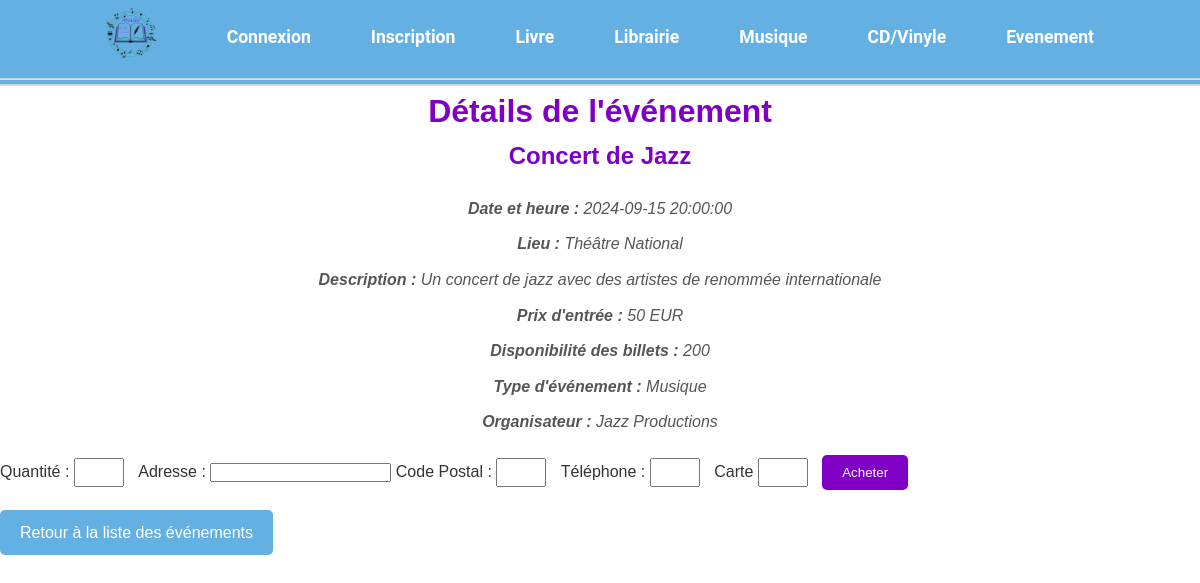
/Controllers/c_evenement.php?action=details&id=1, run on the app's committed database.
### tables this page shows
CREATE TABLE Evenement (
    id_evenement INT AUTO_INCREMENT PRIMARY KEY,
    titre VARCHAR(255) NOT NULL,
    lieu VARCHAR(255) NOT NULL,
    adresse VARCHAR(255) NOT NULL,
    date_heure DATETIME NOT NULL,
    description VARCHAR(225) NOT NULL,
    prix_entre INT NOT NULL,
    disponibilite_billets INT NOT NULL,
    type_evenement VARCHAR(225) NOT NULL,
    Organisateur_evt VARCHAR(255) NOT NULL
);

### Models/m_evenement.php (called while the page is built, shortened)
<?php
function get_event_by_id($connect, $eventId) {
    require "db_connect.php";
    $query = "SELECT * FROM Evenement WHERE id_evenement = ?";
    $stmt = $connect->prepare($query);
    $stmt->execute([$eventId]);
    return $stmt->fetch(PDO::FETCH_ASSOC);
}
?>

### Views/event-details.php (the view, shortened to what this page needs)
<!DOCTYPE html>
<html lang="fr">
<head>
    <link rel="stylesheet" type="text/css" href="../Views/Style/evenement.css">
    <link rel="stylesheet" href="..\Views\Style\page_album.css">
</head>
<body>
    <header><?php require "header.php";?></header>
        <h1>Détails de l'événement</h1>
        <div class="event-details">
            <h2><?php echo htmlspecialchars($event['titre']); ?></h2>
            <p><strong>Date et heure :</strong> <?php echo htmlspecialchars($event['date_heure']); ?></p>
            <p><strong>Lieu :</strong> <?php echo htmlspecialchars($event['lieu']); ?></p>
            <p><strong>Description :</strong> <?php echo htmlspecialchars($event['description']); ?></p>
            <p><strong>Prix d'entrée :</strong> <?php echo htmlspecialchars($event['prix_entre']); ?> EUR</p>
            <p><strong>Disponibilité des billets :</strong> <?php echo htmlspecialchars($event['disponibilite_billets']); ?></p>
            <p><strong>Type d'événement :</strong> <?php echo htmlspecialchars($event['type_evenement']); ?></p>
            <p><strong>Organisateur :</strong> <?php echo htmlspecialchars($event['Organisateur_evt']); ?></p>
            <form action="../Controllers/c_evenement.php?action=buy" method="post" class="ticket-form">
            <label for="quantity">Quantité :</label>
            <input type="number" id="quantity" name="quantity" min="1" max="<?php echo htmlspecialchars($event['disponibilite_billets']); ?>" required>
            <label for="adress"> Adresse :</label>
            <input type="text" id="adress" name="adress" required>
            <label for="code postale"> Code Postal :</label>
            <input type="number" id="code postal" name="code postal" required>
            <label for="phone">Téléphone :</label>
            <input type="number" id="phone" name="phone" pattern="[0-9]{10}" required>
            <label for="carte"> Carte </label>
            <input type="number" id="carte" name="carte" required>
                <button type="submit">Acheter</button>
            </form>
            <a href="../Controllers/c_evenement.php?action=list" class="back-button">Retour à la liste des événements</a>
        </div>
</body>
</html>

### Views/Style/evenement.css (style rules this page uses)
body { font-family: Arial, sans-serif; background-color: #f4f4f4; margin: 0; padding: 0; }
h1 { color: #333; text-align: center; }
h1, h2 { color: #333; }
.event-details { margin-bottom: 20px; }
.event-details p { font-size: 16px; color: #555; }
.ticket-form { margin-top: 20px; }
.ticket-form label { font-size: 16px; }
.ticket-form input[type="number"] { width: 50px; padding: 5px; margin-right: 10px; }
.ticket-form button { background-color:#7F00C4 ; color: white; padding: 10px 20px; border: none; border-radius: 5px; cursor: pointer; transition: background-color 0.3s; }
.back-button { display: inline-block; background-color: #64b0e2; color: white; padding: 10px 20px; margin-top: 20px; border: none; border-radius: 5px; text-decoration: none; font-size: 16px; transition: background-color 0.3s; }

### Views/Style/page_album.css (style rules this page uses)
header { background-color: white; padding: 10px 20px; border-bottom: 1px solid rgb(222, 222, 222); }

### Views/Style/page_accueil.css (style rules this page uses)
* { margin: 0; padding: 0; box-sizing: border-box; }
body { font-family: Arial, sans-serif; background-color: white; color: #333; overflow-x: hidden; line-height: 1.6; }
header { background-color: #64b0e2 ; color: white; padding: 0px 0; }
header { position: relative; padding-bottom: 5px; }
header::after { content: ''; position: absolute; bottom: 0; left: 0; width: 100%; height: 1px; background-color: #ccc; }
h1, h2, h3 { color: #7F00C4; }
h2 { text-align: center; margin-bottom: 20px; }
p { text-align: center; font-style: italic; margin-bottom: 10px; }

### data on the page
evenement: titre "Concert de Jazz", date_heure "2024-09-15 20:00:00", lieu "Théâtre National", description "Un concert de jazz avec des artistes de renommée internationale", prix_entre "50", disponibilite_billets "200", type_evenement "Musique", Organisateur_evt "Jazz Productions"
